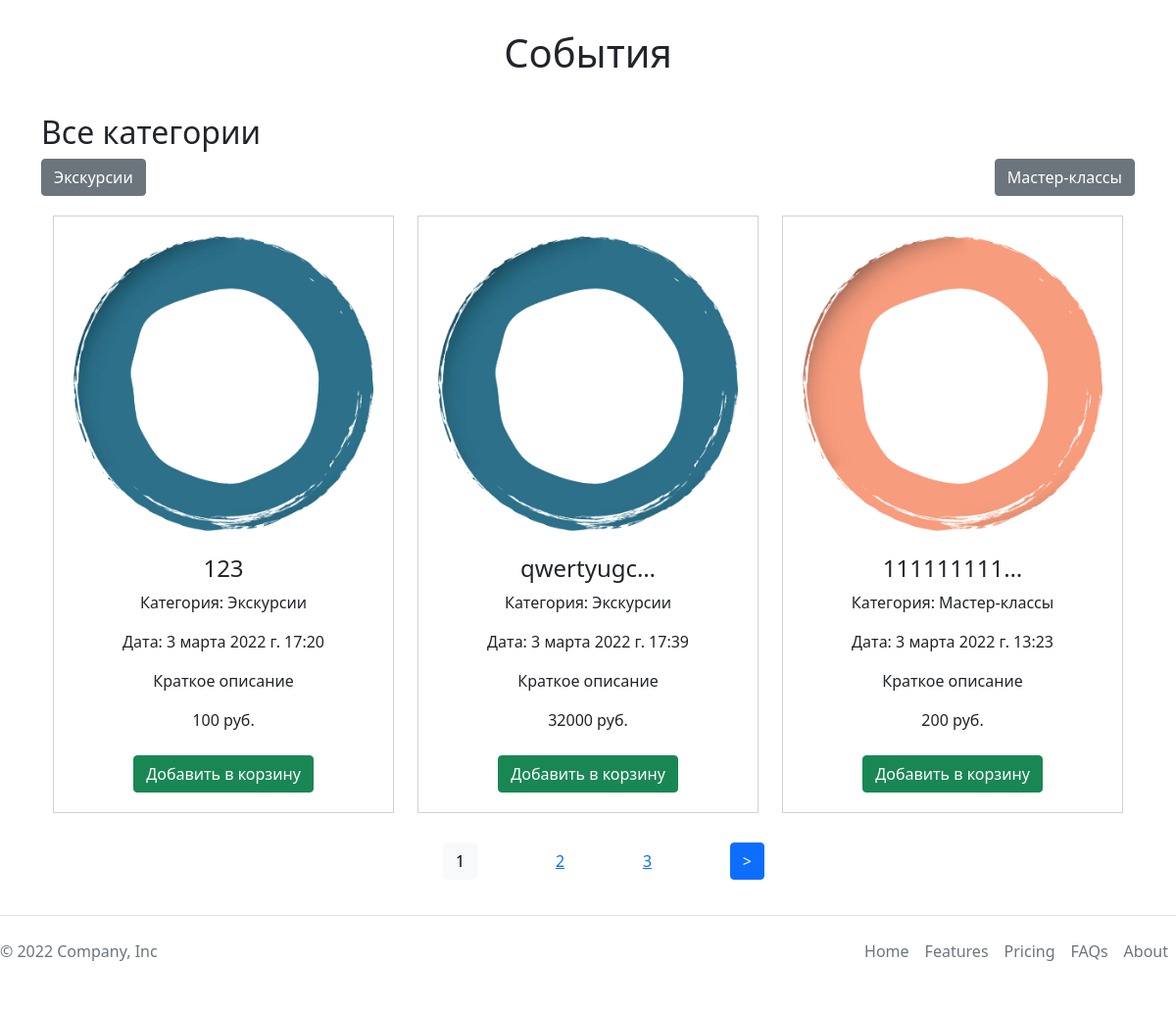
The app's page / (lower part), older data.
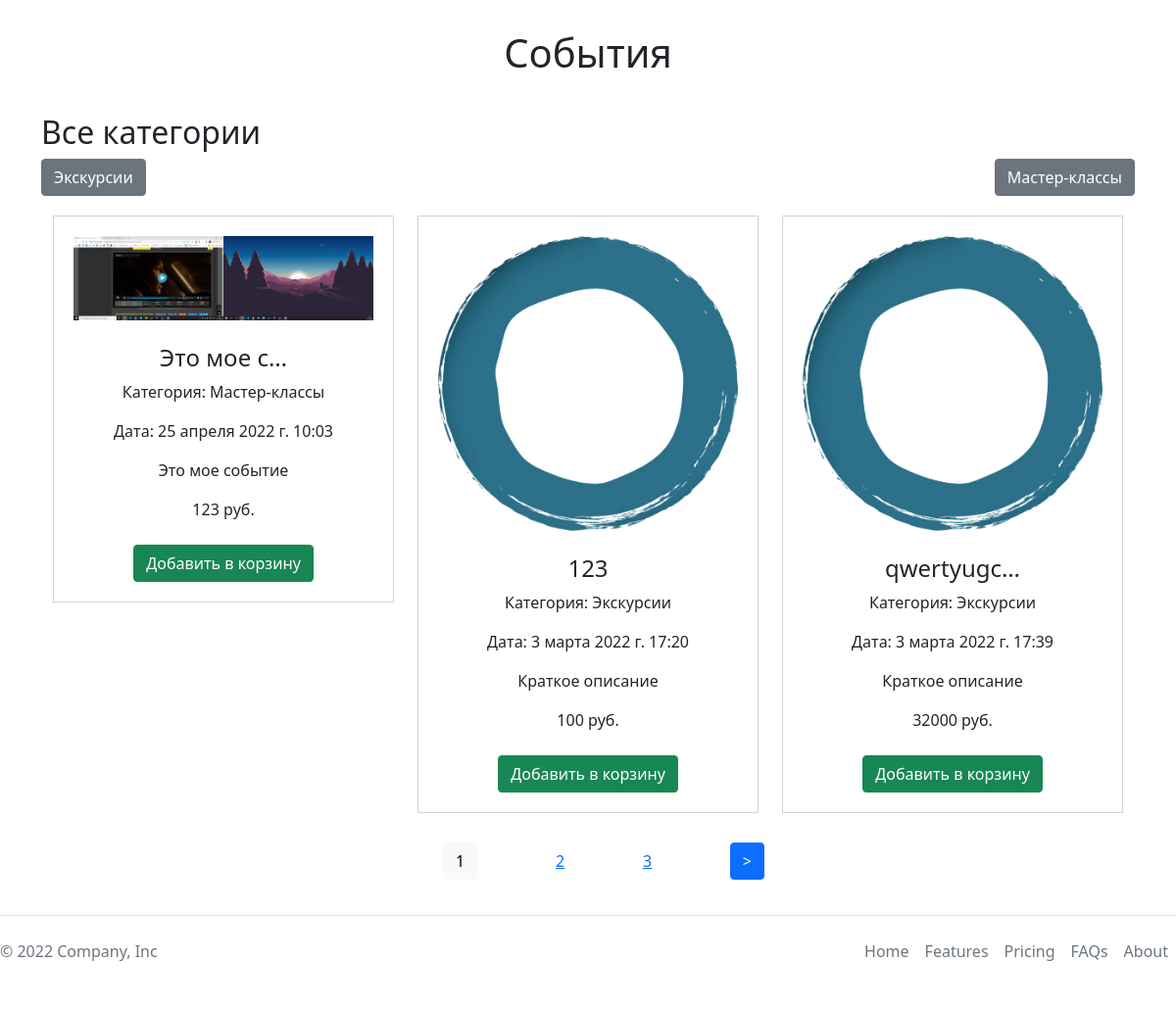
The same page, newer data.
### main/models.py (models this page shows, shortened)
class Category(models.Model):
    name = models.CharField(max_length=100, db_index=True,
                            verbose_name='Название категории')
    slug = models.SlugField(unique=True, db_index=True, verbose_name='URL')
    is_active = models.BooleanField(default=True)
    def __str__(self):
        return self.name
    def get_absolute_url(self):
        return reverse('category', kwargs={'cat_slug': self.slug})
    class Meta:
        verbose_name = "Категория"
        verbose_name_plural = 'Категории'

class Event(models.Model):
    title = models.CharField('Название', max_length=50)
    price = models.DecimalField(
        max_digits=10, decimal_places=0, default=0)
    discount = models.IntegerField(blank=True, null=True, default=0)
    slug = models.SlugField(unique=True, db_index=True, verbose_name='URL')
    short_description = models.TextField(
        'Краткое описание', blank=True, null=True, default=None)
    description = models.TextField('Описание')
    photo = models.ImageField(
        'Фото', upload_to="photos/%Y/%m/%d/", null=True)
    time_create = models.DateTimeField('Дата создания', auto_now_add=True)
    time_upload = models.DateTimeField('Дата изменения', auto_now=True)
    is_published = models.BooleanField('Публикация', default=True)
    cat = models.ForeignKey('Category',
                            on_delete=models.PROTECT, verbose_name='Категория')
    class Meta:
        verbose_name = "Событие"
        verbose_name_plural = "События"
        ordering = ['-time_create', 'title']
    def get_absolute_url(self):
        return reverse('event', kwargs={'event_slug': self.slug})

### main/views.py (the view)
# urls.py: path('', views.EventHome.as_view(),  name="home"),
class EventHome(DataMixin, ListView):
    model = Event
    template_name = 'main/index.html'
    context_object_name = 'events'
    def get_context_data(self, *, object_list=None, **kwargs):
        context = super().get_context_data(**kwargs)
        c_def = self.get_user_context(title="Главная страница")
        return dict(list(context.items()) + list(c_def.items()))
    def get_queryset(self):
        return Event.objects.filter(is_published=True).select_related('cat')

### main/utils.py (called while the page is built)
    def get_user_context(self, **kwargs):
        context = kwargs
        cats = Category.objects.annotate(Count('event'))
        user_menu = menu.copy()
        if not self.request.user.is_authenticated:
            user_menu.pop(2)
            user_menu.pop(3)
        context['menu'] = user_menu
        context['cats'] = cats
        if 'cat_selected' not in context:
            context['cat_selected'] = 0
        return context

### main/templates/main/index.html (shortened to what this page needs)
{% extends 'main/base.html' %}
{% load main_tags %}
{% load static %}
{% block content %}
<div class="container">
    <div class="events_type">
        <h1 class="common_h2">
            События
        </h1>
        <h2>
            Все категории
        </h2>
        <div class="events_type__list">
            {% for c in cats %}
            {% if c.event__count > 0 %}
            {% if c.pk == cat_selected %}
            <div class="btn btn-outline-success">
                {{ c.name }}
            </div>
            {% else %}
            <a class="btn btn-secondary" href="{{ c.get_absolute_url }}"> {{ c.name }}</a>
            {% endif %}
            {% endif %}
            {% endfor %}
        </div>
        <div class="section section1">
            <div class="container">
                <div class="row">
                    {% for e in events %}
                    <div class="col-lg-4">
                        <div class="product-item">
                            <div>
                                {% if e.photo %}
                                <img class="img-fluid" src=" {{ e.photo.url }}" alt="">
                                {% endif %}
                            </div>
                            <br>
                            <h4>{{e.title|truncatechars_html:10}}</h4>
                            <p>
                                Категория: {{ e.cat }}
                            </p>
                            <p>
                                Дата: {{ e.time_upload }}
                            </p>
                            <p>{{e.short_description|linebreaks }}</p>
                            <div>
                                {{ e.price }} руб.
                            </div>
                            <br>
                            <div class="add-to-card-btn">
                                <a class="btn btn-success" href="{{ e.get_absolute_url }}">Добавить в корзину</a>
                            </div>
                        </div>
                    </div>
                    {% endfor %}
                </div>
            </div>
        </div>
    </div>
</div>
{% endblock %}

### main/templates/main/base.html (shortened to what this page needs)
{% load static %}
<!DOCTYPE html>
<html lang="ru">
<head>
    <link rel="stylesheet" href="{% static 'main/css/style.css' %}">
    <link rel="stylesheet" href="https://cdn.jsdelivr.net/npm/bootstrap@5.1.3/dist/css/bootstrap.min.css">
</head>
<body class="wrapper">
    {% block content %}{% endblock %}
    {% if page_obj.has_other_pages %}
    <nav>
        <ul class="nmb">
            {% for p in paginator.page_range%}
            {% if page_obj.number == p %}
            <li class="btn btn-light">
                {{p}}
            </li>
            {% elif p >= page_obj.number|add:-2 and p <= page_obj.number|add:2 %} <li>
                <a href="?page={{ p }}"> {{ p }} </a>
                </li>
                {% endif %}
                {% endfor %}
                {% if page_obj.has_next %}
                <li>
                    <a class="btn btn-primary" href="?page={{ page_obj.next_page_number }}">&gt;</a>
                </li>
                {% endif %}
        </ul>
    </nav>
    {% endif %}
    {% include 'main/footer.html' %}
</body>
</html>

### main/templates/main/footer.html
<div class="container">
    <footer class="d-flex flex-wrap justify-content-between align-items-center py-3 my-4 border-top">
        <p class="col-md-4 mb-0 text-muted">&copy; 2022 Company, Inc</p>
        <a href="/"
            class="col-md-4 d-flex align-items-center justify-content-center mb-3 mb-md-0 me-md-auto link-dark text-decoration-none">
            <svg class="bi me-2" width="40" height="32">
                <use xlink:href="#bootstrap" />
            </svg>
        </a>
        <ul class="nav col-md-4 justify-content-end">
            <li class="nav-item"><a href="#" class="nav-link px-2 text-muted">Home</a></li>
            <li class="nav-item"><a href="#" class="nav-link px-2 text-muted">Features</a></li>
            <li class="nav-item"><a href="#" class="nav-link px-2 text-muted">Pricing</a></li>
            <li class="nav-item"><a href="#" class="nav-link px-2 text-muted">FAQs</a></li>
            <li class="nav-item"><a href="#" class="nav-link px-2 text-muted">About</a></li>
        </ul>
    </footer>
</div>

### main/static/main/css/style.css (style rules this page uses)
html, body { position: relative; min-height: 100vh; background-color: #edeef0; }
body { padding-bottom: 133px; }
footer { position: absolute; width: 100%; left: 0; right: 0; bottom: 0; }
.nmb { display: flex; width: 30%; margin: 30px auto 0; justify-content: space-between; align-items: center; }
.nmb a { display: block; }
* { margin: 0; padding: 0; box-sizing: border-box; list-style: none; text-decoration: none; }
.container { max-width: 1400px; width: 100%; padding: 0 30px; margin: 0 auto; }
.common_h2 { width: 100%; padding: 30px 0; text-align: center; }
.events_type__list { display: flex; justify-content: space-between; }
.product-item { position: relative; height: auto; margin-top: 20px; padding: 20px; text-align: center; background-color: #fff; border: 1px solid lightgray; }

Row changes from the older to the newer data that the page shows:
no longer on this page (row unchanged): Event: photo (picture), title "111111111…", cat "Мастер-классы", time_upload "3 марта 2022 г. 13:23", short_description "Краткое описание", price "200"
added Event: photo (picture), title "Это мое с…", cat "Мастер-классы", time_upload "25 апреля 2022 г. 10:03", short_description "Это мое событие", price "123"
